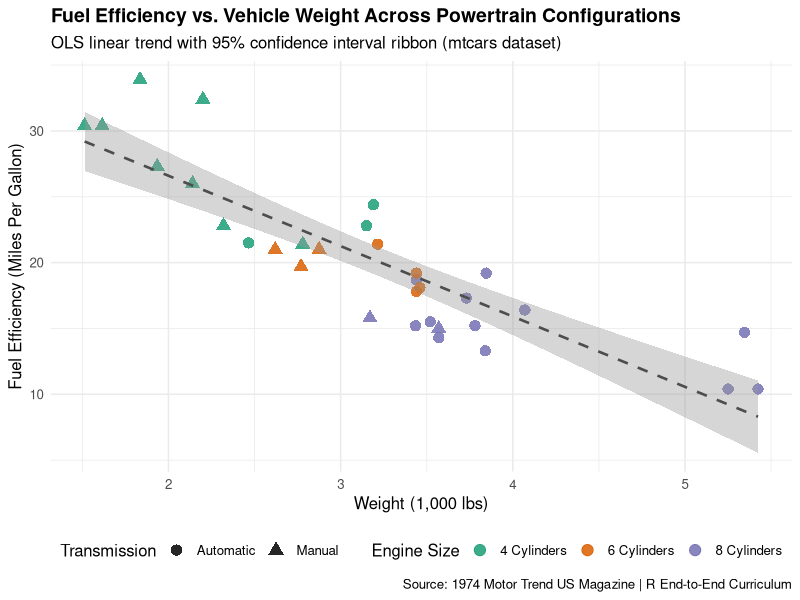
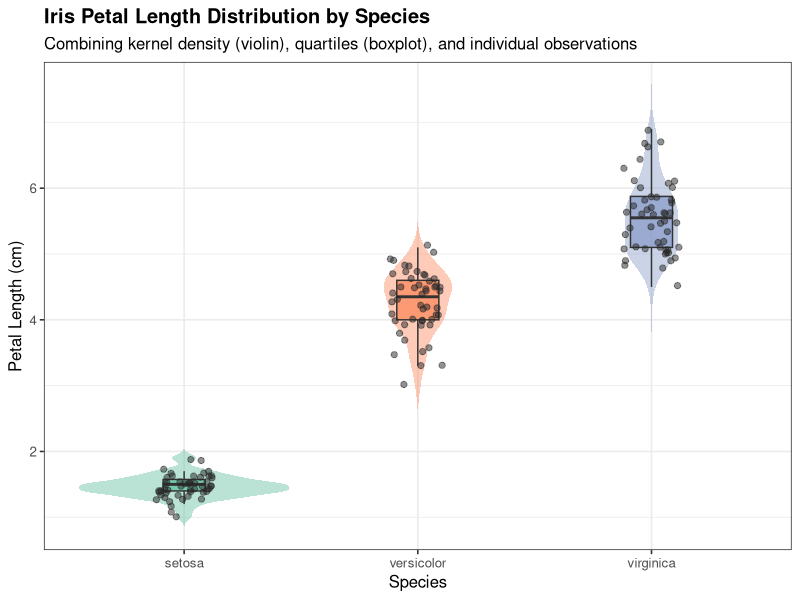
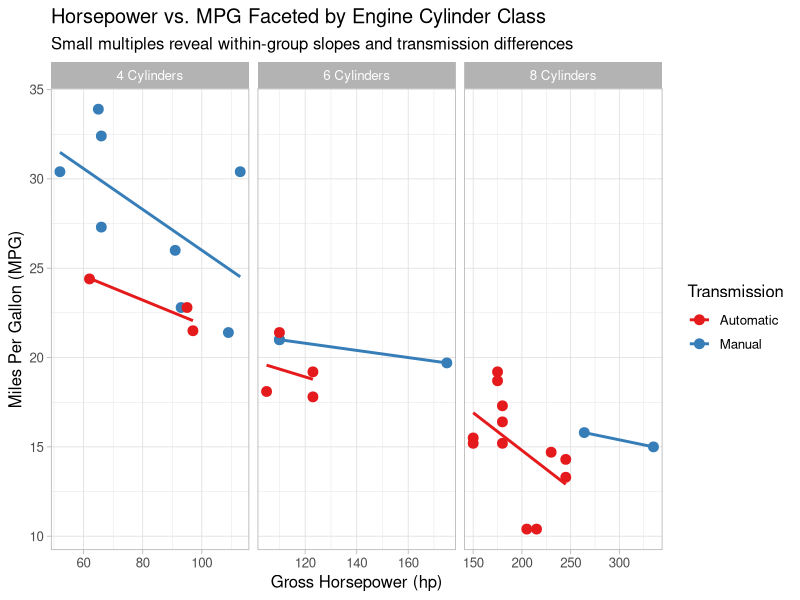

Recreate these plots in R, in order.
# ==============================================================================
# PART 03: DATA VISUALIZATION & GRAPHICS
# Module 02: Grammar of Graphics with `ggplot2` (Fundamentals to Publication-Grade)
# ==============================================================================
# Wilkinson's "Grammar of Graphics" decomposes any statistical plot into 7 layers:
# 1. Data        (`ggplot(data = ...)`)
# 2. Aesthetics  (`aes(x = ..., y = ..., color = ..., size = ..., fill = ...)`)
# 3. Geometries  (`geom_point()`, `geom_line()`, `geom_col()`, `geom_boxplot()`)
# 4. Facets      (`facet_wrap()`, `facet_grid()`)
# 5. Statistics  (`stat_smooth()`, `stat_summary()`)
# 6. Coordinates (`coord_flip()`, `coord_cartesian()`, `coord_polar()`)
# 7. Themes      (`theme_minimal()`, `theme_bw()`, custom `theme()`)
# ==============================================================================

if (requireNamespace("ggplot2", quietly = TRUE)) {
  library(ggplot2)

  # Prepare a clean copy of `mtcars` with factor labels
  cars_df <- mtcars
  cars_df$cyl_fct  <- factor(cars_df$cyl, labels = c("4 Cylinders", "6 Cylinders", "8 Cylinders"))
  cars_df$trans    <- factor(cars_df$am, labels = c("Automatic", "Manual"))
  cars_df$car_name <- rownames(mtcars)

  # ----------------------------------------------------------------------------
  # 1. MULTIVARIATE SCATTER PLOT WITH CONFIDENCE RIBBONS & AESTHETIC MAPPINGS
  # ----------------------------------------------------------------------------
  p1_scatter <- ggplot(cars_df, aes(x = wt, y = mpg, color = cyl_fct, shape = trans)) +
    geom_point(size = 3.5, alpha = 0.85) +
    geom_smooth(aes(group = 1), method = "lm", formula = y ~ x,
                se = TRUE, color = "gray30", linetype = "dashed", linewidth = 0.9) +
    scale_color_manual(values = c("#1b9e77", "#d95f02", "#7570b3")) +
    labs(
      title    = "Fuel Efficiency vs. Vehicle Weight Across Powertrain Configurations",
      subtitle = "OLS linear trend with 95% confidence interval ribbon (mtcars dataset)",
      x        = "Weight (1,000 lbs)",
      y        = "Fuel Efficiency (Miles Per Gallon)",
      color    = "Engine Size",
      shape    = "Transmission",
      caption  = "Source: 1974 Motor Trend US Magazine | R End-to-End Curriculum"
    ) +
    theme_minimal(base_size = 12) +
    theme(
      plot.title      = element_text(face = "bold", size = 14),
      legend.position = "bottom"
    )

  # ----------------------------------------------------------------------------
  # 2. RAIN-CLOUD STYLE DISTRIBUTION: VIOLIN + BOXPLOT + JITTERED POINTS
  # ----------------------------------------------------------------------------
  p2_distribution <- ggplot(iris, aes(x = Species, y = Petal.Length, fill = Species)) +
    geom_violin(alpha = 0.45, trim = FALSE, color = NA) +
    geom_boxplot(width = 0.18, outlier.shape = NA, alpha = 0.8, color = "gray20") +
    geom_jitter(width = 0.12, alpha = 0.5, size = 1.8, color = "gray15") +
    scale_fill_brewer(palette = "Set2") +
    labs(
      title    = "Iris Petal Length Distribution by Species",
      subtitle = "Combining kernel density (violin), quartiles (boxplot), and individual observations",
      x        = "Species",
      y        = "Petal Length (cm)"
    ) +
    theme_bw(base_size = 12) +
    theme(legend.position = "none", plot.title = element_text(face = "bold"))

  # ----------------------------------------------------------------------------
  # 3. FACETED SMALL MULTIPLES (`facet_wrap`)
  # ----------------------------------------------------------------------------
  p3_facets <- ggplot(cars_df, aes(x = hp, y = mpg, color = trans)) +
    geom_point(size = 3) +
    geom_smooth(method = "lm", formula = y ~ x, se = FALSE) +
    facet_wrap(~ cyl_fct, scales = "free_x") +
    scale_color_manual(values = c("#e41a1c", "#377eb8")) +
    labs(
      title    = "Horsepower vs. MPG Faceted by Engine Cylinder Class",
      subtitle = "Small multiples reveal within-group slopes and transmission differences",
      x        = "Gross Horsepower (hp)",
      y        = "Miles Per Gallon (MPG)",
      color    = "Transmission"
    ) +
    theme_light(base_size = 12)

  # Save plots cleanly to tempdir
  out_dir <- file.path(tempdir(), "r_course_plots")
  if (!dir.exists(out_dir)) dir.create(out_dir, recursive = TRUE)
  ggsave(file.path(out_dir, "p1_scatter.png"), p1_scatter, width = 9, height = 6, dpi = 150)
  ggsave(file.path(out_dir, "p2_distribution.png"), p2_distribution, width = 8, height = 5.5, dpi = 150)
  ggsave(file.path(out_dir, "p3_facets.png"), p3_facets, width = 10, height = 5, dpi = 150)
  cat("Saved ggplot2 figures to:", out_dir, "\n")
} else {
  cat("Install `ggplot2` via install.packages('ggplot2') to render Grammar of Graphics plots.\n")
}
